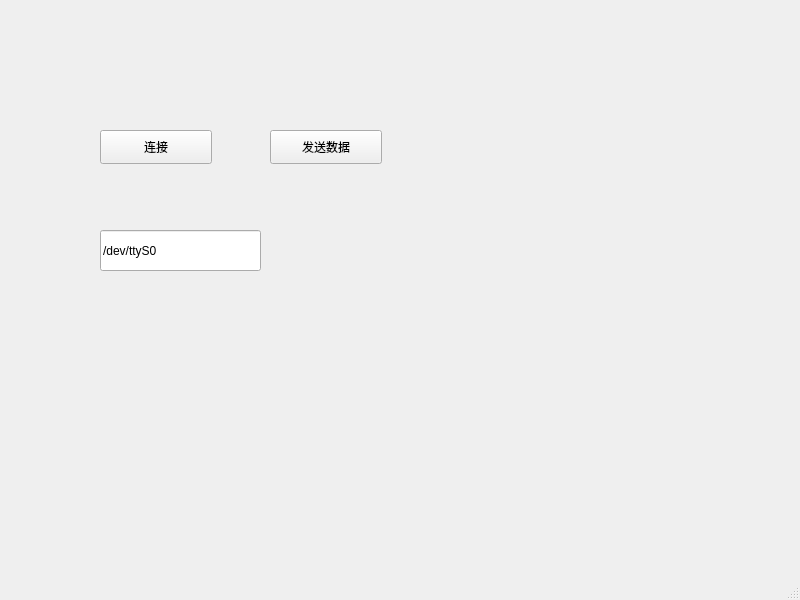
<?xml version="1.0" encoding="UTF-8"?>
<ui version="4.0">
 <class>MainWindow</class>
 <widget class="QMainWindow" name="MainWindow">
  <property name="geometry">
   <rect>
    <x>0</x>
    <y>0</y>
    <width>800</width>
    <height>600</height>
   </rect>
  </property>
  <property name="windowTitle">
   <string>MainWindow</string>
  </property>
  <widget class="QWidget" name="centralwidget">
   <widget class="QPushButton" name="pushButton_4">
    <property name="geometry">
     <rect>
      <x>100</x>
      <y>130</y>
      <width>112</width>
      <height>34</height>
     </rect>
    </property>
    <property name="text">
     <string>连接</string>
    </property>
   </widget>
   <widget class="QPushButton" name="pushButton_5">
    <property name="geometry">
     <rect>
      <x>270</x>
      <y>130</y>
      <width>112</width>
      <height>34</height>
     </rect>
    </property>
    <property name="text">
     <string>发送数据</string>
    </property>
   </widget>
   <widget class="QLineEdit" name="lineEdit_3">
    <property name="geometry">
     <rect>
      <x>100</x>
      <y>230</y>
      <width>161</width>
      <height>41</height>
     </rect>
    </property>
    <property name="text">
     <string>/dev/ttyS0</string>
    </property>
   </widget>
  </widget>
  <widget class="QMenuBar" name="menubar">
   <property name="geometry">
    <rect>
     <x>0</x>
     <y>0</y>
     <width>800</width>
     <height>32</height>
    </rect>
   </property>
  </widget>
  <widget class="QStatusBar" name="statusbar"/>
 </widget>
 <resources/>
 <connections/>
</ui>
